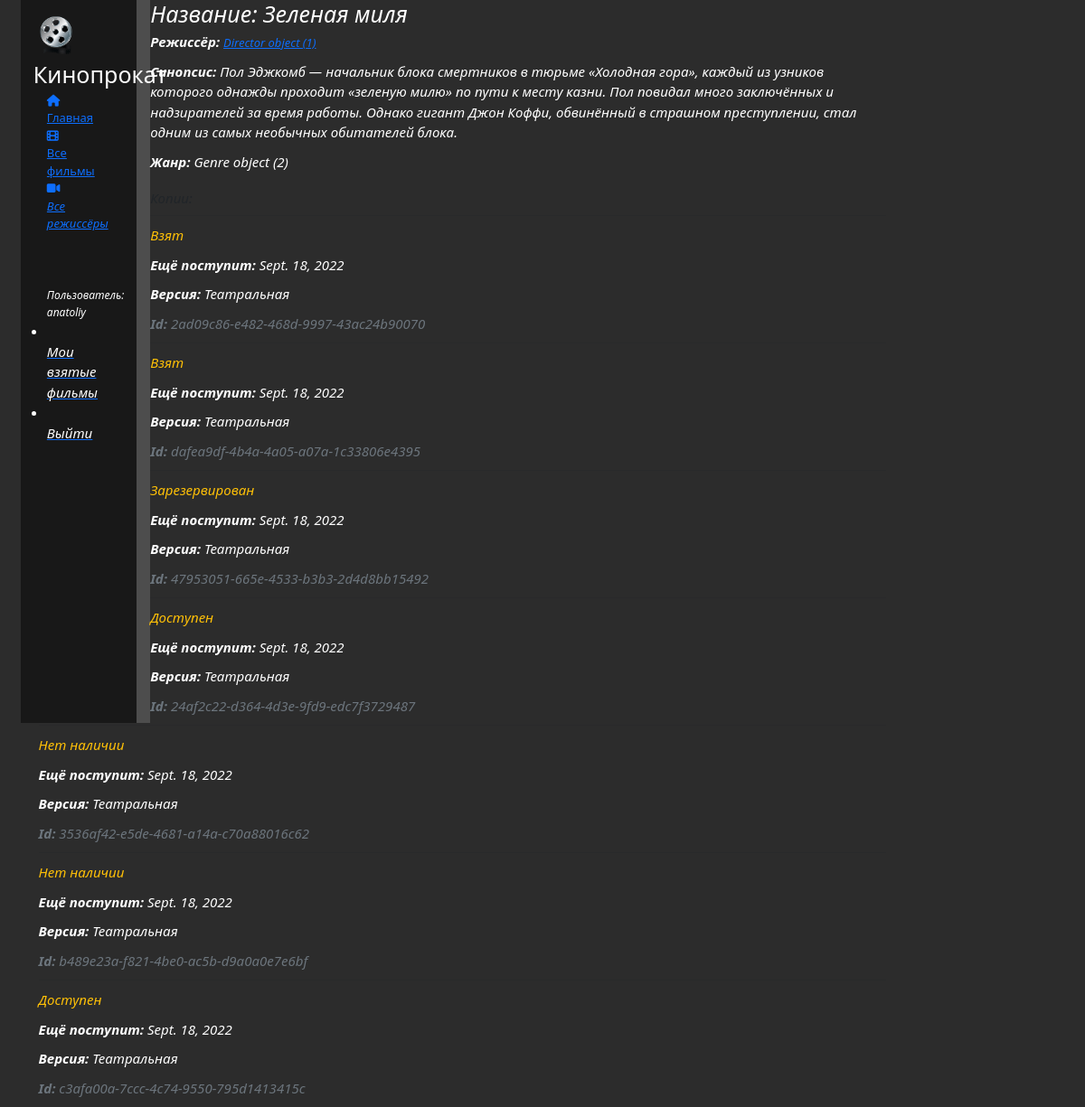
The page /catalog/movie/5 (signed in) on the database its author committed.
### catalog/models.py (models this page shows)
class Movie(models.Model):
    title = models.CharField(max_length=200)
    director = models.ForeignKey('Director', on_delete=models.SET_NULL, null=True)
    synopsis = models.TextField(max_length=1000, help_text="Введите краткое описание фильма:")
    genre = models.ManyToManyField(Genre, help_text="Выберите жанр этого фильма:")

class Director(models.Model):
    first_name = models.CharField(max_length=100)
    last_name = models.CharField(max_length=100)
    date_of_birth = models.DateField(null=True, blank=True)
    date_of_death = models.DateField('Мёртв', null=True, blank=True)

class Genre(models.Model):
    name = models.CharField(max_length=200, help_text="Введите жанр фильма:")

class MovieInstance(models.Model):
    id = models.UUIDField(primary_key=True, default=uuid.uuid4, help_text="Уникальный id для этого конкретного фильма во всём прокате")
    movie = models.ForeignKey('Movie', on_delete=models.SET_NULL, null=True)
    imprint = models.CharField(max_length=200)
    due_back = models.DateField(null=True, blank=True)
    borrower = models.ForeignKey(User, on_delete=models.SET_NULL, null=True, blank=True)
    LOAN_STATUS = (
        ('Н', 'Нет наличии'),
        ('В', 'Взят'),
        ('Д', 'Доступен'),
        ('З', 'Зарезервирован'),
    )
    status = models.CharField(max_length=1, choices=LOAN_STATUS, blank=True, default='Д', help_text='Доступность фильмов')

### catalog/views.py (the view)
# urls.py: re_path(r'^movie/(?P<pk>\d+)$', views.MovieDetailView.as_view(), name='movie-detail'),
class MovieDetailView(generic.DetailView):
    model = Movie
    template_name = 'catalog/movie_detail.html'

### catalog/templates/catalog/movie_detail.html (shortened to what this page needs)
{%  extends "base_generic.html" %}
{%  block content %}
  <h1>Название: {{ movie.title }}</h1>
  <p><strong>Режиссёр:</strong> <a href="">{{ movie.director }}</a></p>
  <p><strong>Синопсис:</strong> {{ movie.synopsis }}</p>
  <p><strong>Жанр:</strong> {% for genre in movie.genre.all %} {{ genre }} {% if not forloop.last %}, {% endif %}{% endfor %}</p>
  <div style="margin-left:20px;margin-top:20px">
    <h4>Копии:</h4>
    {% for copy in movie.movieinstance_set.all %}
    <hr>
    <p class="{% if copy.status == 'a' %}text-success{% elif copy.status == 'd' %}text-danger{% else %}text-warning{% endif %}">{{ copy.get_status_display }}</p>
    {% if copy.status != 'a' %}<p><strong>Ещё поступит:</strong> {{copy.due_back}}</p>{% endif %}
    <p><strong>Версия:</strong> {{copy.imprint}}</p>
    <p class="text-muted"><strong>Id:</strong> {{copy.id}}</p>
    {% endfor %}
  </div>
{% endblock %}

### catalog/templates/base_generic.html (shortened to what this page needs)
{% load static %}
<!DOCTYPE html>
<html lang="en">
<head>
  <link rel="stylesheet" href="https://maxcdn.bootstrapcdn.com/bootstrap/3.3.7/css/bootstrap.min.css">
  {% load static %}
  <link rel="stylesheet" href="https://cdn.jsdelivr.net/npm/bootstrap@5.2.0/dist/css/bootstrap.min.css">
  <link rel="stylesheet" href="{% static 'css\catalog.css' %}" type='text/css'>
  <link rel="stylesheet" href="https://use.fontawesome.com/releases/v5.8.2/css/all.css">
</head>
<body>
  <div class="container-fluid">
      <div class="col-sm-10 ">
      <aside>
          <img src="{% static 'img\logo.png' %}" alt="Лого">
          <span class="logo"> Кинопрокат </span>
          <div class="col-sm-2">
      {% block scidebar %}
        <a href="{% url 'index' %}"><i class="fa-solid fa-house" class="pointer"></i>Главная</a>
        <a href="{% url 'movies' %}"><i class="fa-solid fa-film" class="pointer"></i> Все фильмы</a>
        <a href=""><i class="fa-solid fa-video" class="pointer"></i><i>Все режиссёры</a>
              <ul class="sidebar-nav">
             {% if user.is_authenticated %}
        <big>Пользователь: {{ user.get_username }}</big>
        <a href="{% url 'my-borrowed' %}"><li>Мои взятые фильмы</li></a>
        <a href="{% url 'logout'%}?next={{request.path}}"><li>Выйти</li></a>
        {% else %}
        <li><a href="{% url 'login'%}?next={{request.path}}" class="pointer">Войти</a></li>
            {% endif %}
                </ul>
            {% endblock %}
      </aside>
      <main>
        {% block content %}
        {% endblock %}
      </main>
      </div>
    </div>
</body>
</html>

### static/css/catalog.css (style rules this page uses)
body { background: #2c2c2c; background-image:url('3.png'); }
a { font-size: 13px; }
li, p, h2 { font-size: 15px; color: white; }
h1 { color: white; }
aside { float: left; background: #181818; width: 15%; padding: 1.5%; height: 100vh; color: #ffffff; border-right: 15px solid #4d4d4d; }
.logo { font-size: 25px; }
aside img { width: 50px; float: left; }
.sidebar-nav { margin-top: 60px; padding: 50%; list-style: no ne; }

### rows shown on the page
Movie: title "Зеленая миля", director "Director object (1)", synopsis "Пол Эджкомб — начальник блока смертников в тюрьме «Холодная гора», каждый из узников которого однажды проходит «зеленую милю» по пути к месту казни. Пол повидал много заключённых и надзирателей за время работы. Однако гигант Джон Коффи, обвинённый в страшном преступлении, стал одним из самых необычных обитателей блока."
Genre: id "Genre object (2)"
MovieInstance: status "Взят", due_back "Sept. 18, 2022", imprint "Театральная", id "2ad09c86-e482-468d-9997-43ac24b90070"
MovieInstance: status "Взят", due_back "Sept. 18, 2022", imprint "Театральная", id "dafea9df-4b4a-4a05-a07a-1c33806e4395"
MovieInstance: status "Зарезервирован", due_back "Sept. 18, 2022", imprint "Театральная", id "47953051-665e-4533-b3b3-2d4d8bb15492"
MovieInstance: status "Доступен", due_back "Sept. 18, 2022", imprint "Театральная", id "24af2c22-d364-4d3e-9fd9-edc7f3729487"
MovieInstance: status "Нет наличии", due_back "Sept. 18, 2022", imprint "Театральная", id "3536af42-e5de-4681-a14a-c70a88016c62"
MovieInstance: status "Нет наличии", due_back "Sept. 18, 2022", imprint "Театральная", id "b489e23a-f821-4be0-ac5b-d9a0a0e7e6bf"
MovieInstance: status "Доступен", due_back "Sept. 18, 2022", imprint "Театральная", id "c3afa00a-7ccc-4c74-9550-795d1413415c"

### other values the page prints
{{ user.get_username }} "anatoliy"
